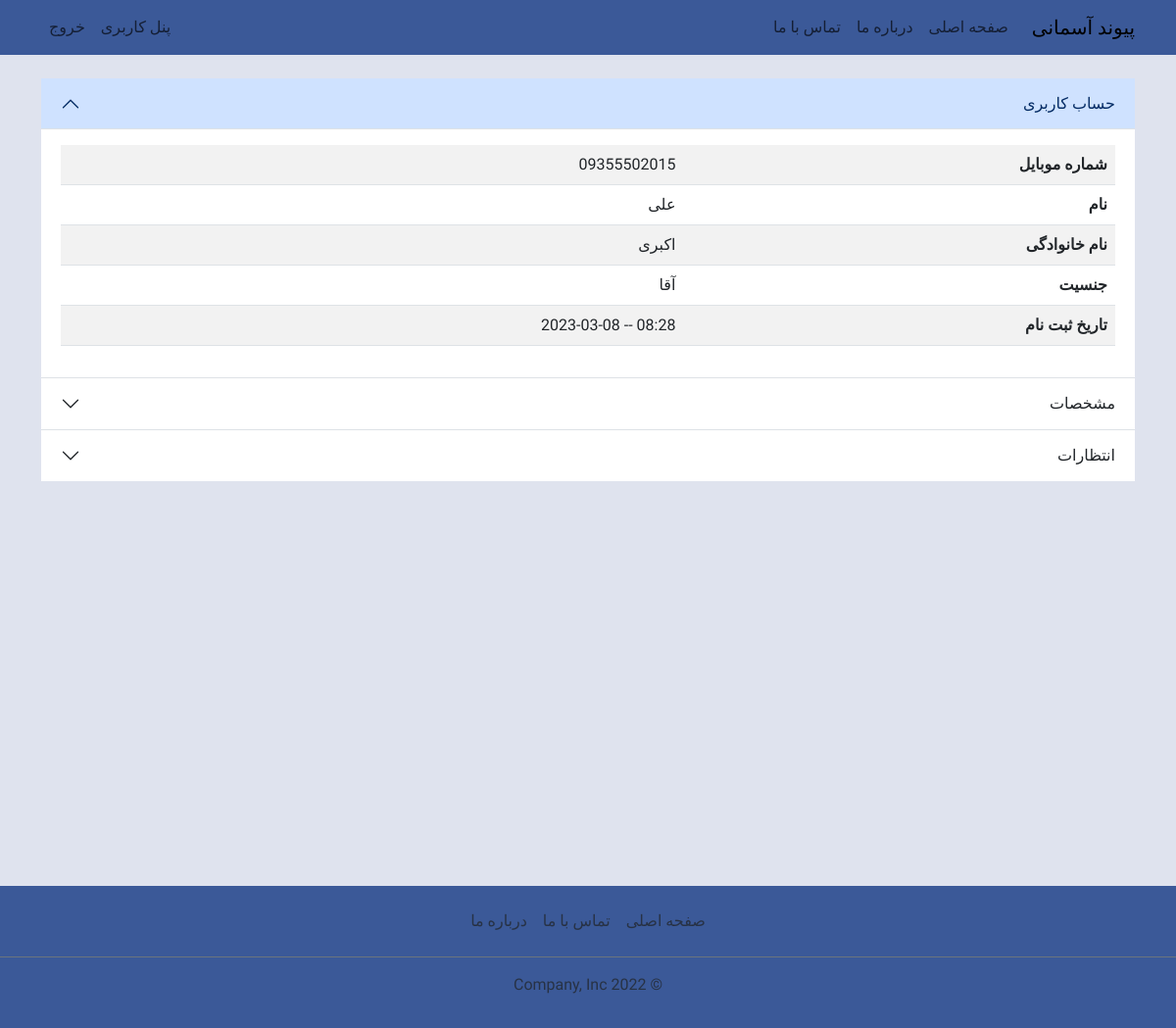
Screenshot of /profile/ (signed in) with the database file from the repository.
### account/models.py (models this page shows, shortened)
class User(AbstractBaseUser):
    PHONE_REGEX = RegexValidator(regex=r"^09\d{9}$", message="شماره موبایل اشتباه میباشد")
    phone = models.CharField("شماره موبایل", max_length=11, unique=True, validators=[PHONE_REGEX])
    first_name = models.CharField("نام", max_length=100)
    last_name = models.CharField("نام خانوادگی", max_length=100)
    gender = models.CharField("جنسیت", max_length=1, choices=GENDER_CHOICES, default="1")
    is_active = models.BooleanField("فعال", default=True)
    is_superuser = models.BooleanField("مدیر", default=False)  # superuser
    is_admin = models.BooleanField("رابط", default=False)  # connector
    is_staff = models.BooleanField("کارشناس", default=False)  # expert
    joined_date = models.DateTimeField("تاریخ ثبت نام", auto_now_add=True)
    last_login = models.DateTimeField("تاریخ آخرین ورود", auto_now=True)
    objects = UserManager()
    USERNAME_FIELD = "phone"
    class Meta:
        db_table = "users"
        managed = True
        verbose_name = "کاربر"
        verbose_name_plural = "کاربران"

### account/views.py (the view)
# urls.py: path('profile/', views.profile, name='profile'),
def profile(request):
    name = "account/profile.html"
    title = "حساب کاربری"
    context = {
        "title": title,
        "khosousiaat": request.user.khosousiaat,
        "entezaaraat": request.user.entezaaraat,
    }
    return render(request, name, context)

### account/templatetags/account_tags.py (called while the page is built)
@register.simple_tag
def get_verbose(instance, field_name):
    return instance._meta.get_field(field_name).verbose_name.title()

### templates/account/profile.html (shortened to what this page needs)
{% extends "base.html" %}
{% load account_tags %}
{% block header %}
{% include "navbar.html" %}
{% endblock header %}
{% block content %}
<div class="container my-4">
  <div class="accordion accordion-flush" id="accordionFlushExample">
    <div class="accordion-item">
      <h2 class="accordion-header" id="headingOne">
        <button class="accordion-button" type="button" data-bs-toggle="collapse" data-bs-target="#collapseOne"
          aria-expanded="true" aria-controls="collapseOne">حساب کاربری</button>
      </h2>
      <div id="collapseOne" class="accordion-collapse collapse show" aria-labelledby="headingOne"
        data-bs-parent="#accordionExample">
        <div class="accordion-body">
          <table class="table table-striped table-responsive">
            <tr>
              <th>{% get_verbose user "phone" %}</th>
              <td>{{ user.phone }}</td>
            </tr>
            <tr>
              <th>{% get_verbose user "first_name" %}</th>
              <td>{{ user.first_name }}</td>
            </tr>
            <tr>
              <th>{% get_verbose user "last_name" %}</th>
              <td>{{ user.last_name }}</td>
            </tr>
            <tr>
              <th>{% get_verbose user "gender" %}</th>
              <td>{{ user.get_gender_display }}</td>
            </tr>
            <tr>
              <th>{% get_verbose user "joined_date" %}</th>
              <td>{{ user.joined_date|date:"H:i -- Y-m-d" }}</td>
            </tr>
          </table>
        </div>
      </div>
    </div>
    <div class="accordion-item">
      <h2 class="accordion-header" id="headingTwo">
        <button class="accordion-button collapsed" type="button" data-bs-toggle="collapse" data-bs-target="#collapseTwo"
          aria-expanded="false" aria-controls="collapseTwo">مشخصات</button>
      </h2>
    </div>
    <div class="accordion-item">
      <h2 class="accordion-header" id="headingThree">
        <button class="accordion-button collapsed" type="button" data-bs-toggle="collapse"
          data-bs-target="#collapseThree" aria-expanded="false" aria-controls="collapseThree">انتظارات</button>
      </h2>
    </div>
  </div>
</div>
{% endblock content %}
{% block footer %}
{% include "footer.html" %}
{% endblock footer %}

### static/css/main.css (style rules this page uses)
:root { --color1: #3b5998; --color2: #8b9dc3; --color3: #dfe3ee; --color4: #f7f7f7; }
body { font-family: 'Ubuntu', serif; background-color: var(--color3); }

### rows the page displays
User: phone "09355502015", first_name "علی", last_name "اکبری", gender "آقا", joined_date "08:28 -- 2023-03-08"
